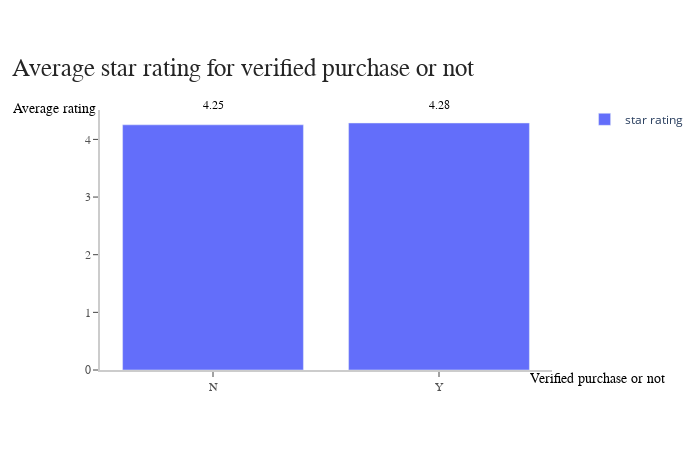

Notebook code for this chart:
### Code cell
%%local
import plotly
import plotly.graph_objects as go

x = starPerverified['_1']
y = starPerverified['_2']
fig = go.Figure(data=[go.Bar(x=x, y=y, hovertext=x, name='star rating')])

#fig.add_trace(go.Bar(x=x, y=y, name='Average Star rating'))
fig.update_layout(
    xaxis=dict(
        showline=True,
        showgrid=False,
        showticklabels=True,
        linecolor='rgb(204, 204, 204)',
        linewidth=2,
        ticks='outside',
        tickfont=dict(
            family='Arial',
            size=12,
            color='rgb(82, 82, 82)',
        ),
    ),
    yaxis=dict(
        showline=True,
        showgrid=False,
        showticklabels=True,
        linecolor='rgb(204, 204, 204)',
        linewidth=2,
        ticks='outside',
        tickfont=dict(
            family='Arial',
            size=12,
            color='rgb(82, 82, 82)',
        ),
    ),
    autosize=False,
    margin=dict(
        autoexpand=True,
        l=100,
        r=20,
        t=110,
    ),
    showlegend=True,
    plot_bgcolor='white'
)
annotations = []

#annotation
annotations = []
annotations.append(dict(xref='paper', yref='paper', x=-0.2, y=1.1,
                              xanchor='left', yanchor='bottom',
                              text='Average star rating for verified purchase or not',
                              font=dict(family='Arial',
                                        size=25,
                                        color='rgb(37,37,37)'),
                              showarrow=False))


annotations.append(dict(xref='paper', yref='paper', x=0.75, y=1.05,
                              xanchor='center', yanchor='top',
                              text='4.28',
                              font=dict(family='Arial',
                                        size=12,
                                        color='black'),
                              showarrow=False))
annotations.append(dict(xref='paper', yref='paper', x=0.25, y=1.05,
                              xanchor='center', yanchor='top',
                              text='4.25',
                              font=dict(family='Arial',
                                        size=12,
                                        color='black'),
                              showarrow=False))
annotations.append(dict(xref='paper', yref='paper', x=1.10, y=0.00,
                              xanchor='center', yanchor='top',
                              text='Verified purchase or not',
                              font=dict(family='Arial',
                                        size=14,
                                        color='black'),
                              showarrow=False))
annotations.append(dict(xref='paper', yref='paper', x=-0.1, y=1.04,
                              xanchor='center', yanchor='top',
                              text='Average rating',
                              font=dict(family='Arial',
                                        size=14,
                                        color='black'),
                              showarrow=False))

# Legend
fig.update_layout(legend=dict(
    orientation="v",
    yanchor="top",
    y=1.02,
    xanchor="right",
    x=1.3
))

fig.update_layout(annotations=annotations)
fig.show()

### Figure 1 — Plotly figure (JSON) as saved in the notebook; plotly's stock layout.template omitted (floating-point values rounded to 4 significant figures)
{"data": [{"hovertext": ["N", "Y"], "name": "star rating", "type": "bar", "x": ["N", "Y"], "y": [4.253, 4.285]}], "layout": {"annotations": [{"font": {"color": "rgb(37,37,37)", "family": "Arial", "size": 25}, "showarrow": false, "text": "Average star rating for verified purchase or not", "x": -0.2, "xanchor": "left", "xref": "paper", "y": 1.1, "yanchor": "bottom", "yref": "paper"}, {"font": {"color": "black", "family": "Arial", "size": 12}, "showarrow": false, "text": "4.28", "x": 0.75, "xanchor": "center", "xref": "paper", "y": 1.05, "yanchor": "top", "yref": "paper"}, {"font": {"color": "black", "family": "Arial", "size": 12}, "showarrow": false, "text": "4.25", "x": 0.25, "xanchor": "center", "xref": "paper", "y": 1.05, "yanchor": "top", "yref": "paper"}, {"font": {"color": "black", "family": "Arial", "size": 14}, "showarrow": false, "text": "Verified purchase or not", "x": 1.1, "xanchor": "center", "xref": "paper", "y": 0, "yanchor": "top", "yref": "paper"}, {"font": {"color": "black", "family": "Arial", "size": 14}, "showarrow": false, "text": "Average rating", "x": -0.1, "xanchor": "center", "xref": "paper", "y": 1.04, "yanchor": "top", "yref": "paper"}], "autosize": false, "height": 450, "legend": {"orientation": "v", "x": 1.3, "xanchor": "right", "y": 1.02, "yanchor": "top"}, "margin": {"autoexpand": true, "l": 100, "r": 20, "t": 110}, "plot_bgcolor": "white", "showlegend": true, "width": 700, "xaxis": {"autorange": true, "linecolor": "rgb(204, 204, 204)", "linewidth": 2, "range": [-0.5, 1.5], "showgrid": false, "showline": true, "showticklabels": true, "tickfont": {"color": "rgb(82, 82, 82)", "family": "Arial", "size": 12}, "ticks": "outside", "type": "category"}, "yaxis": {"autorange": true, "linecolor": "rgb(204, 204, 204)", "linewidth": 2, "range": [0, 4.51], "showgrid": false, "showline": true, "showticklabels": true, "tickfont": {"color": "rgb(82, 82, 82)", "family": "Arial", "size": 12}, "ticks": "outside", "type": "linear"}}}
